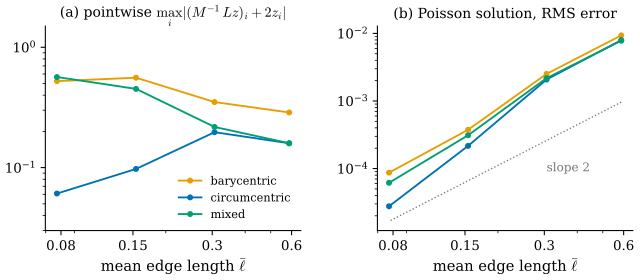

Generate this figure with Python:
"""Figure 42.4.2: pointwise Laplacians may fail to converge while Poisson solutions converge (Section 42.4,
Example 42.4.7).

Meshes: ch42.jittered_sphere(level, s=0.15, seed=42), levels 1-4 (unit sphere, tangential noise, obtuse triangles).
Dual areas A_i: barycentric (orange), circumcentric (blue), mixed Voronoi (green), M = diag(A_i).
(a) pointwise error max_i |(M^{-1} L z)_i + 2 z_i| (Delta z = -2z).
(b) the Poisson solution of L u = M f with f = -2z (mean removed, M-weighted mean 0): area-weighted RMS error of u - z.
Horizontal axis: mean edge length (log-log). Self-check: in (b) all three errors decrease by a factor > 3 per level
from level 2 on; in (a) the barycentric and mixed errors do not decrease (level 4 >= level 1).
The interactive version shows the level-3 mesh colored by the pointwise error of the mixed area.

Run from the project root:
``PYTHONPATH=tools python3 chapters/42-laplace-beltrami/figures/fig-42-4-2-pointwise-vs-solve.py``
"""

import pathlib
import sys

import dgdec as dd
import dgmesh as dm

import dgfig  # noqa: E402

dgfig.setup()

import matplotlib.pyplot as plt  # noqa: E402
import numpy as np  # noqa: E402

sys.path.insert(0, str(pathlib.Path(__file__).resolve().parents[1] / "lib"))
import ch42  # noqa: E402

col = dgfig.COLORS
kinds = {"barycentric": col["accent"], "circumcentric": col["tangent"], "mixed": col["third"]}
hs, pw, so = [], {k: [] for k in kinds}, {k: [] for k in kinds}
for lv in range(1, 5):
    V, F = ch42.jittered_sphere(lv, s=0.15, seed=42)
    L = dm.cotan_laplacian(V, F)
    z = V[:, 2]
    hs.append(dd.primal_edge_lengths(V, F).mean())
    for k in kinds:
        m = ch42.mass(V, F, k)
        pw[k].append(np.abs(L @ z / m + 2 * z).max())
        b = m * (-2 * z)
        b -= m * (b.sum() / m.sum())
        u = np.linalg.solve(-L + np.outer(m, m), -b)
        e = u - (z - (m @ z) / m.sum())
        so[k].append(np.sqrt((e ** 2 * m).sum() / m.sum()))
for k in kinds:
    r = np.array(so[k][1:-1]) / np.array(so[k][2:])
    assert np.all(r > 3), (k, r)
    print(f"{k:13s} pointwise {[f'{v:.3f}' for v in pw[k]]}  solve {[f'{v:.2e}' for v in so[k]]}")
assert pw["barycentric"][-1] >= pw["barycentric"][0] and pw["mixed"][-1] >= pw["mixed"][0]

fig, (axa, axb) = plt.subplots(1, 2, figsize=(6.8, 3.0))
for k, c in kinds.items():
    axa.loglog(hs, pw[k], "o-", color=c, ms=3.5, lw=1.4, label=k)
    axb.loglog(hs, so[k], "o-", color=c, ms=3.5, lw=1.4, label=k)
axb.loglog(hs, 0.6 * so["circumcentric"][-1] * (np.array(hs) / hs[-1]) ** 2, ":", color=col["aux"], lw=1.0)
axb.text(hs[1], 0.6 * so["circumcentric"][-1] * (hs[1] / hs[-1]) ** 2 * 0.35, "slope 2", fontsize=9, color=col["aux"])
for ax, title, yl in ((axa, r"(a) pointwise $\max_i|(M^{-1}Lz)_i + 2z_i|$", "error"),
                      (axb, r"(b) Poisson solution, RMS error", "error")):
    ax.set_xlabel(r"mean edge length $\bar\ell$")
    ax.set_title(title, fontsize=10.5)
    ax.set_xticks([0.08, 0.15, 0.3, 0.6], ["0.08", "0.15", "0.3", "0.6"])
    ax.xaxis.set_minor_formatter(plt.NullFormatter())
    ax.spines[["top", "right"]].set_visible(False)
axa.set_ylim(0.03, 1.5)
axa.legend(fontsize=8.5, frameon=False, loc="lower right")
fig.subplots_adjust(left=0.08, right=0.98, top=0.88, bottom=0.17, wspace=0.3)
dgfig.save(fig, __file__)

V, F = ch42.jittered_sphere(3, s=0.15, seed=42)
L = dm.cotan_laplacian(V, F)
err = np.abs(L @ V[:, 2] / ch42.mass(V, F, "mixed") + 2 * V[:, 2])
mesh = dm.plotly_mesh(V, F, intensity=err, colorscale="Viridis", cmin=0, cmax=float(err.max()), name="error",
                      showscale=True, colorbar_title="|Delta_h z + 2z|",
                      hovertemplate="pointwise error %{intensity:.3f}<extra></extra>")
dm.plotly_save([mesh, dm.plotly_edges(V, F, color="#444444", width=1.0)], __file__,
               "jittered sphere (level 3): pointwise error of the mixed-area Laplacian of z", "fig-42-4-2")
